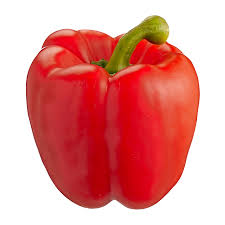
#> input picture pepper.jpg, 225 x 225 px, found by its file name
$ python LocalBinaryPattern_LBP.py
#> lines starting #> are read from the running program, lines starting #| are printed output that depends on the picture
import cv2
import numpy as np
import matplotlib.pyplot as plt
from skimage.feature import local_binary_pattern

# Load image in grayscale
image = cv2.imread(r"C:\Users\cansu\OneDrive\Desktop\PAML_2024\pepper.jpg", cv2.IMREAD_GRAYSCALE)
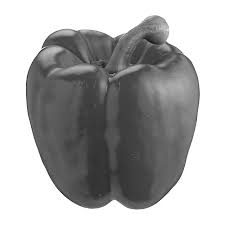
#> image: shape (225, 225); min 9, max 255, mean 170.9

# Parameters for LBP
radius = 1
n_points = 8 * radius
lbp = local_binary_pattern(image, n_points, radius, method="uniform")
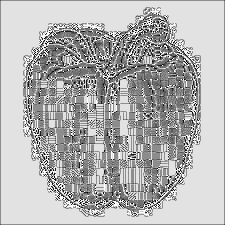
#> lbp: shape (225, 225) float64; min 0, max 9, mean 6.32; drawn with min black and max white

# Plot the original image and LBP image
fig, ax = plt.subplots(1, 2, sharey=True, sharex=True, figsize=(12, 6))

ax[0].axis("off")
ax[0].set_title("Input Image")
ax[0].imshow(image, cmap = "gray")

ax[1].axis("off")
ax[1].set_title("Local Binary Pattern (LBP)")
ax[1].imshow(lbp, cmap = "gray")

plt.tight_layout()
plt.show()
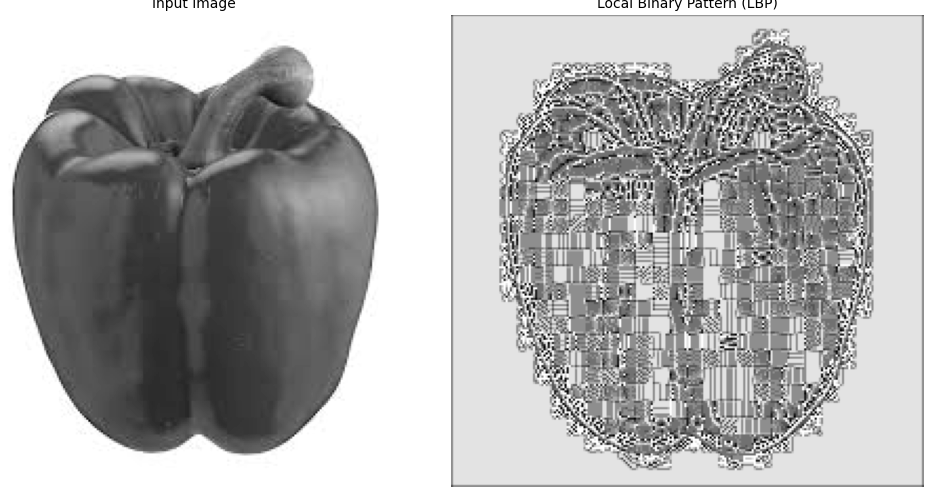
#> figure drawn by matplotlib, 2 panels
